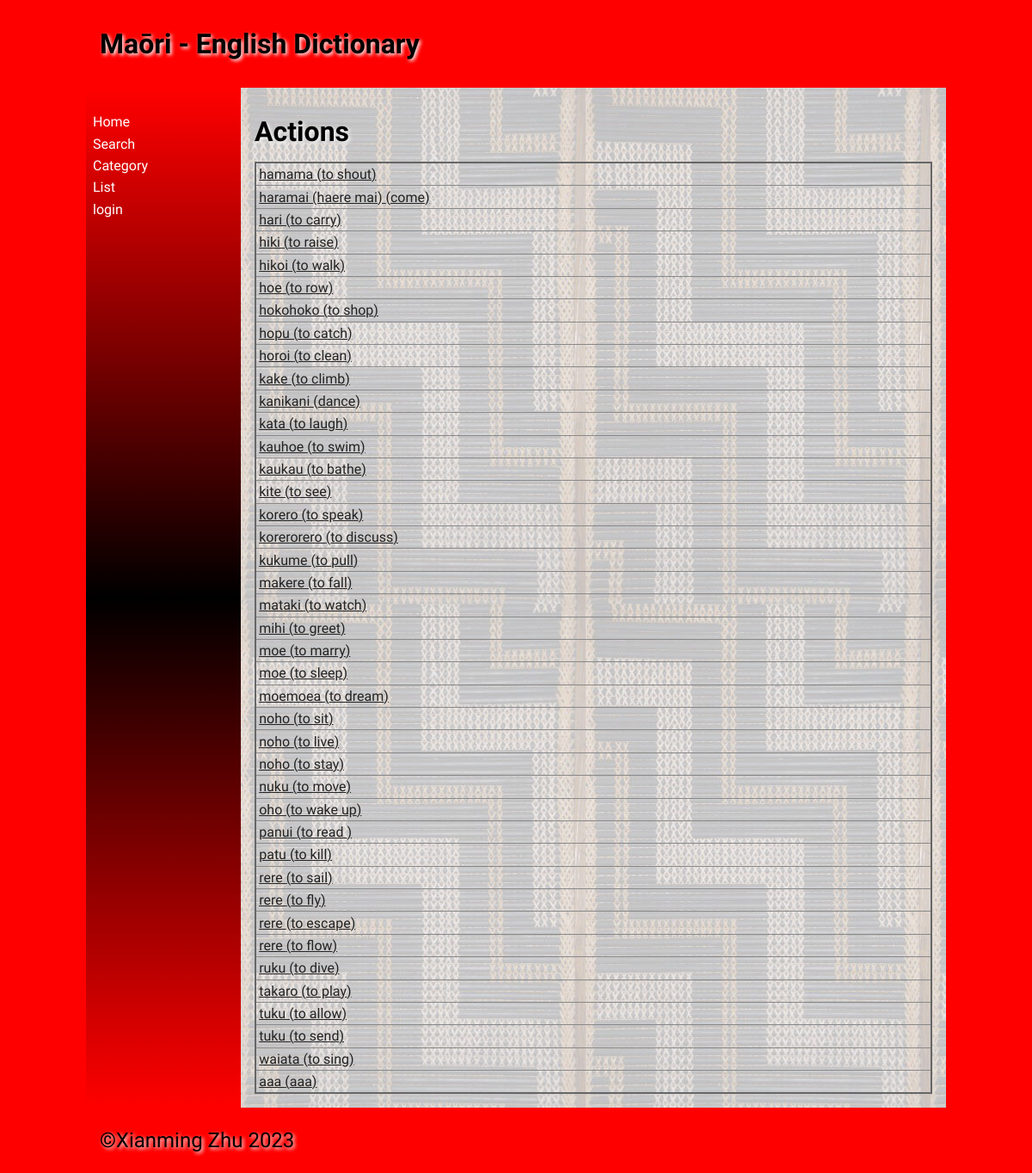
Before: /category_detail/1 with the older database file.
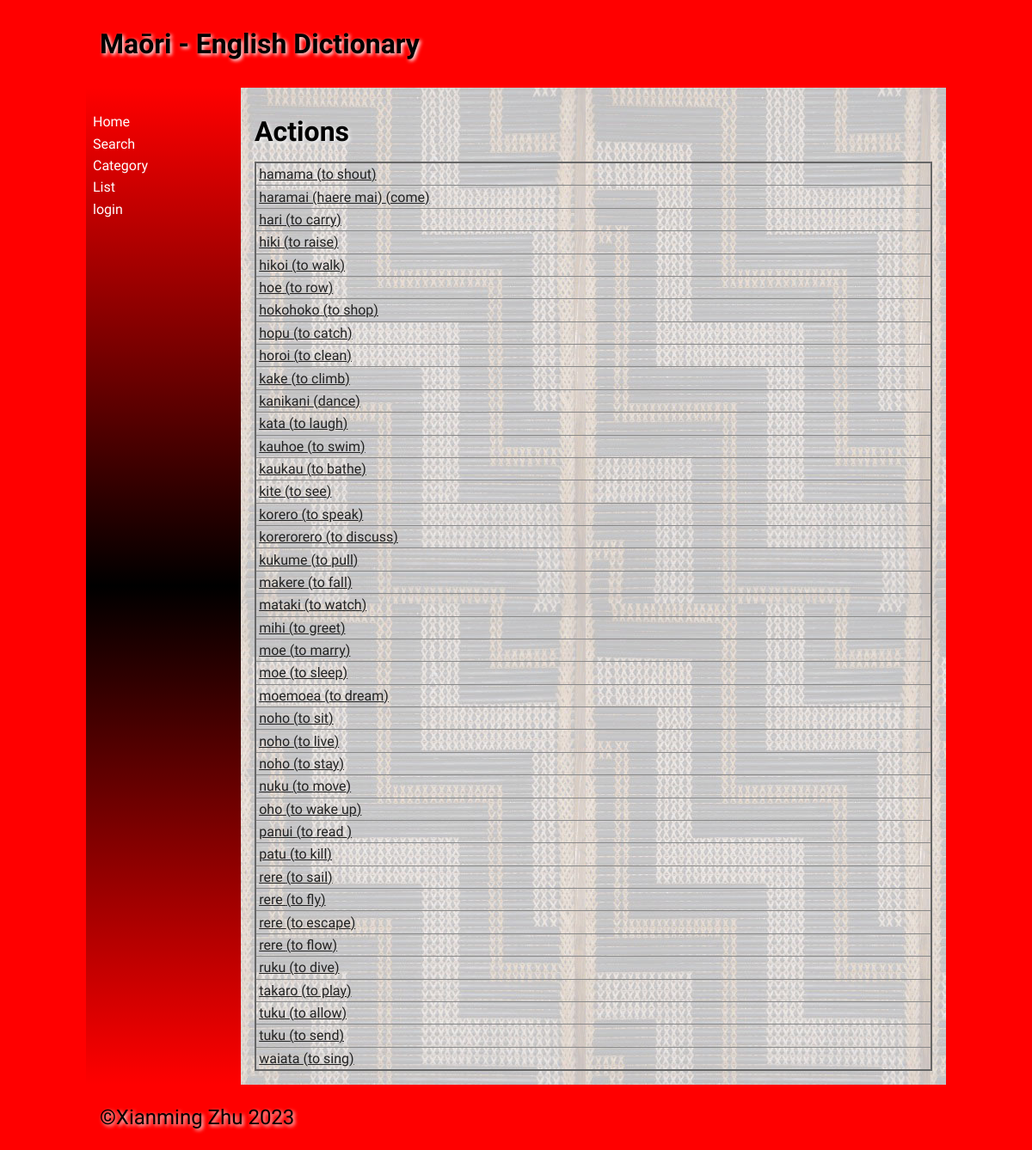
After: the same page with the newer database file.
### tables this page shows
CREATE TABLE "vocab_list"
(
    Maori      TEXT,
    English    TEXT,
    cat_id     TEXT,
    Definition TEXT,
    Level      integer,
    word_id    integer
        constraint vocab_list_pk
            primary key,
    editor_id  INTEGER,
    images     TEXT
);

### app.py (the view)
@app.route('/category_detail/<int:cat_id>')
def category_detail(cat_id):
    db = get_db()
    words = db.execute('SELECT * FROM vocab_list WHERE cat_id = ?', (cat_id,)).fetchall()
    category_name = db.execute('SELECT * FROM Category WHERE cat_id = ?', (cat_id,)).fetchone()[1]
    return render_template('category_detail.html', category_name=category_name, words=words)

### app.py (called while the page is built)
def get_db():
    db = getattr(g, '_database', None)
    if db is None:
        db = g._database = sqlite3.connect(DATABASE)
        db.row_factory = sqlite3.Row
    return db

### templates/category_detail.html (shortened to what this page needs)
{% extends 'base.html' %}
{% block heading %}Maōri - English Dictionary{% endblock %}
{% block main %}
 <h1>{{ category_name }}</h1>
    <table>
         {% for word in words %}
             <tr><td><a href="{{ url_for('word_detail', word_id=word[5]) }}">{{ word[0] }} ({{ word[1] }})</a></td></tr>
         {% endfor %}
    </table>
{% endblock %}

Changed rows visible on the page:
removed vocab_list: Maori "aaa", English "aaa"
